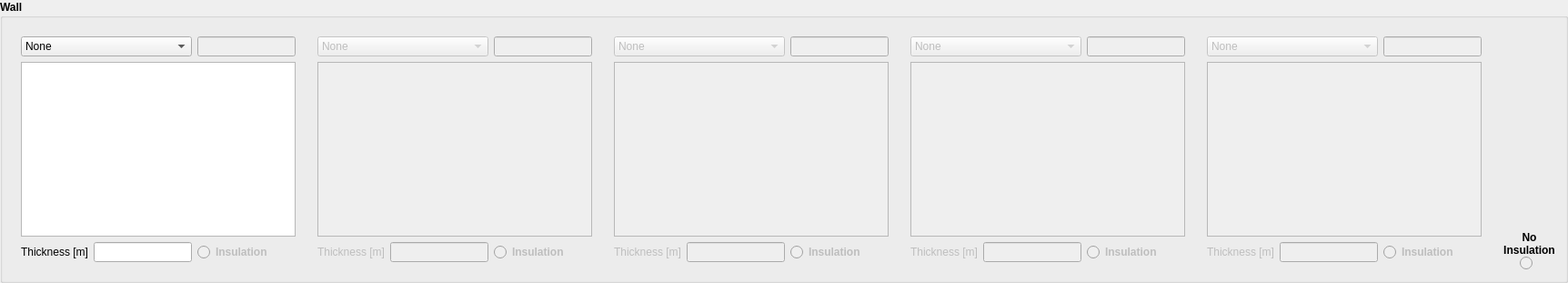
       <widget class="QGroupBox" name="groupBox_25">
        <property name="font">
         <font>
          <weight>75</weight>
          <bold>true</bold>
         </font>
        </property>
        <property name="title">
         <string>Wall</string>
        </property>
        <property name="flat">
         <bool>true</bool>
        </property>
        <property name="checkable">
         <bool>false</bool>
        </property>
        <layout class="QGridLayout" name="gridLayout_41">
         <item row="0" column="2">
          <widget class="QFrame" name="frame_w3">
           <property name="enabled">
            <bool>false</bool>
           </property>
           <layout class="QGridLayout" name="gridLayout_57">
            <item row="3" column="0">
             <widget class="QLabel" name="label_54">
              <property name="font">
               <font>
                <weight>50</weight>
                <bold>false</bold>
               </font>
              </property>
              <property name="text">
               <string>Thickness [m]</string>
              </property>
             </widget>
            </item>
            <item row="3" column="2">
             <widget class="QRadioButton" name="radioButtonW3">
              <property name="text">
               <string>Insulation</string>
              </property>
              <attribute name="buttonGroup">
               <string notr="true">buttonGroupWall</string>
              </attribute>
             </widget>
            </item>
            <item row="3" column="1">
             <widget class="QLineEdit" name="lineEdit_w3">
              <property name="font">
               <font>
                <weight>50</weight>
                <bold>false</bold>
               </font>
              </property>
             </widget>
            </item>
            <item row="0" column="2">
             <widget class="QLineEdit" name="lineEdit_wm_3">
              <property name="enabled">
               <bool>false</bool>
              </property>
              <property name="font">
               <font>
                <weight>50</weight>
                <bold>false</bold>
               </font>
              </property>
             </widget>
            </item>
            <item row="0" column="0" colspan="2">
             <widget class="QComboBox" name="comboBox_w3">
              <property name="sizePolicy">
               <sizepolicy hsizetype="Expanding" vsizetype="Fixed">
                <horstretch>0</horstretch>
                <verstretch>0</verstretch>
               </sizepolicy>
              </property>
              <property name="font">
               <font>
                <weight>50</weight>
                <bold>false</bold>
               </font>
              </property>
              <item>
               <property name="text">
                <string>None</string>
               </property>
              </item>
             </widget>
            </item>
            <item row="2" column="0" colspan="3">
             <widget class="QTextBrowser" name="textBrowser_w3">
              <property name="font">
               <font>
                <weight>50</weight>
                <bold>false</bold>
               </font>
              </property>
             </widget>
            </item>
           </layout>
          </widget>
         </item>
         <item row="0" column="0">
          <widget class="QFrame" name="frame_w1">
           <layout class="QGridLayout" name="gridLayout_42">
            <item row="0" column="2">
             <widget class="QLineEdit" name="lineEdit_wm_1">
              <property name="enabled">
               <bool>false</bool>
              </property>
              <property name="font">
               <font>
                <weight>50</weight>
                <bold>false</bold>
               </font>
              </property>
             </widget>
            </item>
            <item row="3" column="0" colspan="3">
             <widget class="QTextBrowser" name="textBrowser_w1">
              <property name="font">
               <font>
                <weight>50</weight>
                <bold>false</bold>
               </font>
              </property>
             </widget>
            </item>
            <item row="4" column="0">
             <widget class="QLabel" name="label_29">
              <property name="font">
               <font>
                <weight>50</weight>
                <bold>false</bold>
               </font>
              </property>
              <property name="text">
               <string>Thickness [m]</string>
              </property>
             </widget>
            </item>
            <item row="4" column="1">
             <widget class="QLineEdit" name="lineEdit_w1">
              <property name="font">
               <font>
                <weight>50</weight>
                <bold>false</bold>
               </font>
              </property>
             </widget>
            </item>
            <item row="0" column="0" colspan="2">
             <widget class="QComboBox" name="comboBox_w1">
              <property name="sizePolicy">
               <sizepolicy hsizetype="Expanding" vsizetype="Fixed">
                <horstretch>0</horstretch>
                <verstretch>0</verstretch>
               </sizepolicy>
              </property>
              <property name="font">
               <font>
                <weight>50</weight>
                <bold>false</bold>
               </font>
              </property>
              <item>
               <property name="text">
                <string>None</string>
               </property>
              </item>
             </widget>
            </item>
            <item row="4" column="2">
             <widget class="QRadioButton" name="radioButtonW1">
              <property name="enabled">
               <bool>false</bool>
              </property>
              <property name="text">
               <string>Insulation</string>
              </property>
              <attribute name="buttonGroup">
               <string notr="true">buttonGroupWall</string>
              </attribute>
             </widget>
            </item>
           </layout>
          </widget>
         </item>
         <item row="0" column="3">
          <widget class="QFrame" name="frame_w4">
           <property name="enabled">
            <bool>false</bool>
           </property>
           <layout class="QGridLayout" name="gridLayout_58">
            <item row="4" column="1">
             <widget class="QLineEdit" name="lineEdit_w4">
              <property name="font">
               <font>
                <weight>50</weight>
                <bold>false</bold>
               </font>
              </property>
             </widget>
            </item>
            <item row="1" column="2">
             <widget class="QLineEdit" name="lineEdit_wm_4">
              <property name="enabled">
               <bool>false</bool>
              </property>
              <property name="font">
               <font>
                <weight>50</weight>
                <bold>false</bold>
               </font>
              </property>
             </widget>
            </item>
            <item row="4" column="0">
             <widget class="QLabel" name="label_56">
              <property name="font">
               <font>
                <weight>50</weight>
                <bold>false</bold>
               </font>
              </property>
              <property name="text">
               <string>Thickness [m]</string>
              </property>
             </widget>
            </item>
            <item row="4" column="2">
             <widget class="QRadioButton" name="radioButtonW4">
              <property name="text">
               <string>Insulation</string>
              </property>
              <attribute name="buttonGroup">
               <string notr="true">buttonGroupWall</string>
              </attribute>
             </widget>
            </item>
            <item row="1" column="0" colspan="2">
             <widget class="QComboBox" name="comboBox_w4">
              <property name="sizePolicy">
               <sizepolicy hsizetype="Expanding" vsizetype="Fixed">
                <horstretch>0</horstretch>
                <verstretch>0</verstretch>
               </sizepolicy>
              </property>
              <property name="font">
               <font>
                <weight>50</weight>
                <bold>false</bold>
               </font>
              </property>
              <item>
               <property name="text">
                <string>None</string>
               </property>
              </item>
             </widget>
            </item>
            <item row="3" column="0" colspan="3">
             <widget class="QTextBrowser" name="textBrowser_w4">
              <property name="font">
               <font>
                <weight>50</weight>
                <bold>false</bold>
               </font>
              </property>
             </widget>
            </item>
           </layout>
          </widget>
         </item>
         <item row="0" column="4">
          <widget class="QFrame" name="frame_w5">
           <property name="enabled">
            <bool>false</bool>
           </property>
           <layout class="QGridLayout" name="gridLayout_59">
            <item row="0" column="0" colspan="2">
             <widget class="QComboBox" name="comboBox_w5">
              <property name="sizePolicy">
               <sizepolicy hsizetype="Expanding" vsizetype="Fixed">
                <horstretch>0</horstretch>
                <verstretch>0</verstretch>
               </sizepolicy>
              </property>
              <property name="font">
               <font>
                <weight>50</weight>
                <bold>false</bold>
               </font>
              </property>
              <item>
               <property name="text">
                <string>None</string>
               </property>
              </item>
             </widget>
            </item>
            <item row="3" column="0">
             <widget class="QLabel" name="label_58">
              <property name="font">
               <font>
                <weight>50</weight>
                <bold>false</bold>
               </font>
              </property>
              <property name="text">
               <string>Thickness [m]</string>
              </property>
             </widget>
            </item>
            <item row="2" column="0" colspan="3">
             <widget class="QTextBrowser" name="textBrowser_w5">
              <property name="font">
               <font>
                <weight>50</weight>
                <bold>false</bold>
               </font>
              </property>
             </widget>
            </item>
            <item row="3" column="2">
             <widget class="QRadioButton" name="radioButtonW5">
              <property name="text">
               <string>Insulation</string>
              </property>
              <attribute name="buttonGroup">
               <string notr="true">buttonGroupWall</string>
              </attribute>
             </widget>
            </item>
            <item row="0" column="2">
             <widget class="QLineEdit" name="lineEdit_wm_5">
              <property name="enabled">
               <bool>false</bool>
              </property>
              <property name="font">
               <font>
                <weight>50</weight>
                <bold>false</bold>
               </font>
              </property>
             </widget>
            </item>
            <item row="3" column="1">
             <widget class="QLineEdit" name="lineEdit_w5">
              <property name="font">
               <font>
                <weight>50</weight>
                <bold>false</bold>
               </font>
              </property>
             </widget>
            </item>
           </layout>
          </widget>
         </item>
         <item row="0" column="1">
          <widget class="QFrame" name="frame_w2">
           <property name="enabled">
            <bool>false</bool>
           </property>
           <layout class="QGridLayout" name="gridLayout_56">
            <item row="3" column="1">
             <widget class="QLineEdit" name="lineEdit_w2">
              <property name="font">
               <font>
                <weight>50</weight>
                <bold>false</bold>
               </font>
              </property>
             </widget>
            </item>
            <item row="3" column="0">
             <widget class="QLabel" name="label_52">
              <property name="font">
               <font>
                <weight>50</weight>
                <bold>false</bold>
               </font>
              </property>
              <property name="text">
               <string>Thickness [m]</string>
              </property>
             </widget>
            </item>
            <item row="3" column="2">
             <widget class="QRadioButton" name="radioButtonW2">
              <property name="text">
               <string>Insulation</string>
              </property>
              <attribute name="buttonGroup">
               <string notr="true">buttonGroupWall</string>
              </attribute>
             </widget>
            </item>
            <item row="0" column="2">
             <widget class="QLineEdit" name="lineEdit_wm_2">
              <property name="enabled">
               <bool>false</bool>
              </property>
              <property name="font">
               <font>
                <weight>50</weight>
                <bold>false</bold>
               </font>
              </property>
             </widget>
            </item>
            <item row="0" column="0" colspan="2">
             <widget class="QComboBox" name="comboBox_w2">
              <property name="sizePolicy">
               <sizepolicy hsizetype="Expanding" vsizetype="Fixed">
                <horstretch>0</horstretch>
                <verstretch>0</verstretch>
               </sizepolicy>
              </property>
              <property name="font">
               <font>
                <weight>50</weight>
                <bold>false</bold>
               </font>
              </property>
              <item>
               <property name="text">
                <string>None</string>
               </property>
              </item>
             </widget>
            </item>
            <item row="2" column="0" colspan="3">
             <widget class="QTextBrowser" name="textBrowser_w2">
              <property name="font">
               <font>
                <weight>50</weight>
                <bold>false</bold>
               </font>
              </property>
             </widget>
            </item>
           </layout>
          </widget>
         </item>
         <item row="0" column="5">
          <layout class="QVBoxLayout" name="verticalLayout_4">
           <property name="spacing">
            <number>0</number>
           </property>
           <property name="sizeConstraint">
            <enum>QLayout::SetMinimumSize</enum>
           </property>
           <property name="leftMargin">
            <number>9</number>
           </property>
           <property name="rightMargin">
            <number>0</number>
           </property>
           <item>
            <spacer name="verticalSpacer_4">
             <property name="orientation">
              <enum>Qt::Vertical</enum>
             </property>
             <property name="sizeHint" stdset="0">
              <size>
               <width>20</width>
               <height>40</height>
              </size>
             </property>
            </spacer>
           </item>
           <item>
            <widget class="QLabel" name="label_4">
             <property name="layoutDirection">
              <enum>Qt::LeftToRight</enum>
             </property>
             <property name="text">
              <string>No Insulation</string>
             </property>
             <property name="textFormat">
              <enum>Qt::PlainText</enum>
             </property>
             <property name="alignment">
              <set>Qt::AlignBottom|Qt::AlignHCenter</set>
             </property>
             <property name="wordWrap">
              <bool>true</bool>
             </property>
             <property name="margin">
              <number>0</number>
             </property>
             <property name="indent">
              <number>0</number>
             </property>
            </widget>
           </item>
           <item>
            <layout class="QGridLayout" name="gridLayout_7">
             <item row="0" column="0">
              <widget class="QRadioButton" name="radioButtonW6">
               <property name="enabled">
                <bool>false</bool>
               </property>
               <property name="sizePolicy">
                <sizepolicy hsizetype="Maximum" vsizetype="Minimum">
                 <horstretch>0</horstretch>
                 <verstretch>0</verstretch>
                </sizepolicy>
               </property>
               <property name="maximumSize">
                <size>
                 <width>21</width>
                 <height>16777215</height>
                </size>
               </property>
               <property name="sizeIncrement">
                <size>
                 <width>0</width>
                 <height>0</height>
                </size>
               </property>
               <property name="baseSize">
                <size>
                 <width>0</width>
                 <height>0</height>
                </size>
               </property>
               <property name="layoutDirection">
                <enum>Qt::LeftToRight</enum>
               </property>
               <property name="autoFillBackground">
                <bool>false</bool>
               </property>
               <property name="text">
                <string/>
               </property>
               <property name="icon">
                <iconset theme="0">
                 <normaloff>.</normaloff>.</iconset>
               </property>
               <attribute name="buttonGroup">
                <string notr="true">buttonGroupWall</string>
               </attribute>
              </widget>
             </item>
            </layout>
           </item>
          </layout>
         </item>
        </layout>
       </widget>
